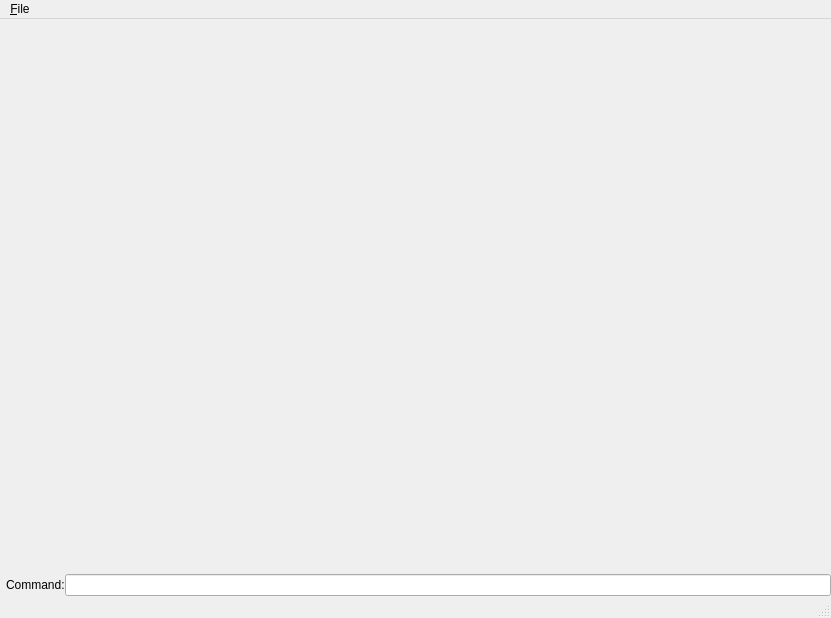
<?xml version="1.0" encoding="UTF-8"?>
<ui version="4.0">
 <class>MainWindow</class>
 <widget class="QMainWindow" name="MainWindow">
  <property name="geometry">
   <rect>
    <x>0</x>
    <y>0</y>
    <width>831</width>
    <height>618</height>
   </rect>
  </property>
  <property name="sizePolicy">
   <sizepolicy hsizetype="Expanding" vsizetype="Expanding">
    <horstretch>1</horstretch>
    <verstretch>1</verstretch>
   </sizepolicy>
  </property>
  <property name="windowTitle">
   <string>Chimera2</string>
  </property>
  <property name="styleSheet">
   <string notr="true"/>
  </property>
  <widget class="QWidget" name="centralwidget">
   <property name="sizePolicy">
    <sizepolicy hsizetype="Expanding" vsizetype="Expanding">
     <horstretch>1</horstretch>
     <verstretch>1</verstretch>
    </sizepolicy>
   </property>
   <property name="styleSheet">
    <string notr="true"/>
   </property>
   <layout class="QVBoxLayout" name="verticalLayout">
    <property name="spacing">
     <number>0</number>
    </property>
    <property name="leftMargin">
     <number>0</number>
    </property>
    <property name="topMargin">
     <number>0</number>
    </property>
    <property name="rightMargin">
     <number>0</number>
    </property>
    <property name="bottomMargin">
     <number>0</number>
    </property>
    <item>
     <widget class="QWidget" name="graphicsView" native="true">
      <property name="sizePolicy">
       <sizepolicy hsizetype="Expanding" vsizetype="Expanding">
        <horstretch>0</horstretch>
        <verstretch>0</verstretch>
       </sizepolicy>
      </property>
      <property name="styleSheet">
       <string notr="true"/>
      </property>
     </widget>
    </item>
    <item>
     <layout class="QHBoxLayout" name="horizontalLayout">
      <item>
       <widget class="QLabel" name="label">
        <property name="text">
         <string>Command:</string>
        </property>
        <property name="indent">
         <number>6</number>
        </property>
       </widget>
      </item>
      <item>
       <widget class="QLineEdit" name="lineEdit"/>
      </item>
     </layout>
    </item>
   </layout>
  </widget>
  <widget class="QMenuBar" name="menubar">
   <property name="geometry">
    <rect>
     <x>0</x>
     <y>0</y>
     <width>831</width>
     <height>20</height>
    </rect>
   </property>
   <widget class="QMenu" name="menuFile">
    <property name="title">
     <string>&amp;File</string>
    </property>
    <addaction name="actionOpen"/>
    <addaction name="separator"/>
    <addaction name="actionQuit"/>
   </widget>
   <addaction name="menuFile"/>
  </widget>
  <widget class="QStatusBar" name="statusbar">
   <property name="sizePolicy">
    <sizepolicy hsizetype="Expanding" vsizetype="Minimum">
     <horstretch>0</horstretch>
     <verstretch>0</verstretch>
    </sizepolicy>
   </property>
  </widget>
  <action name="actionOpen">
   <property name="enabled">
    <bool>false</bool>
   </property>
   <property name="text">
    <string>&amp;Open</string>
   </property>
  </action>
  <action name="actionQuit">
   <property name="text">
    <string>&amp;Quit</string>
   </property>
  </action>
 </widget>
 <resources/>
 <connections/>
</ui>
